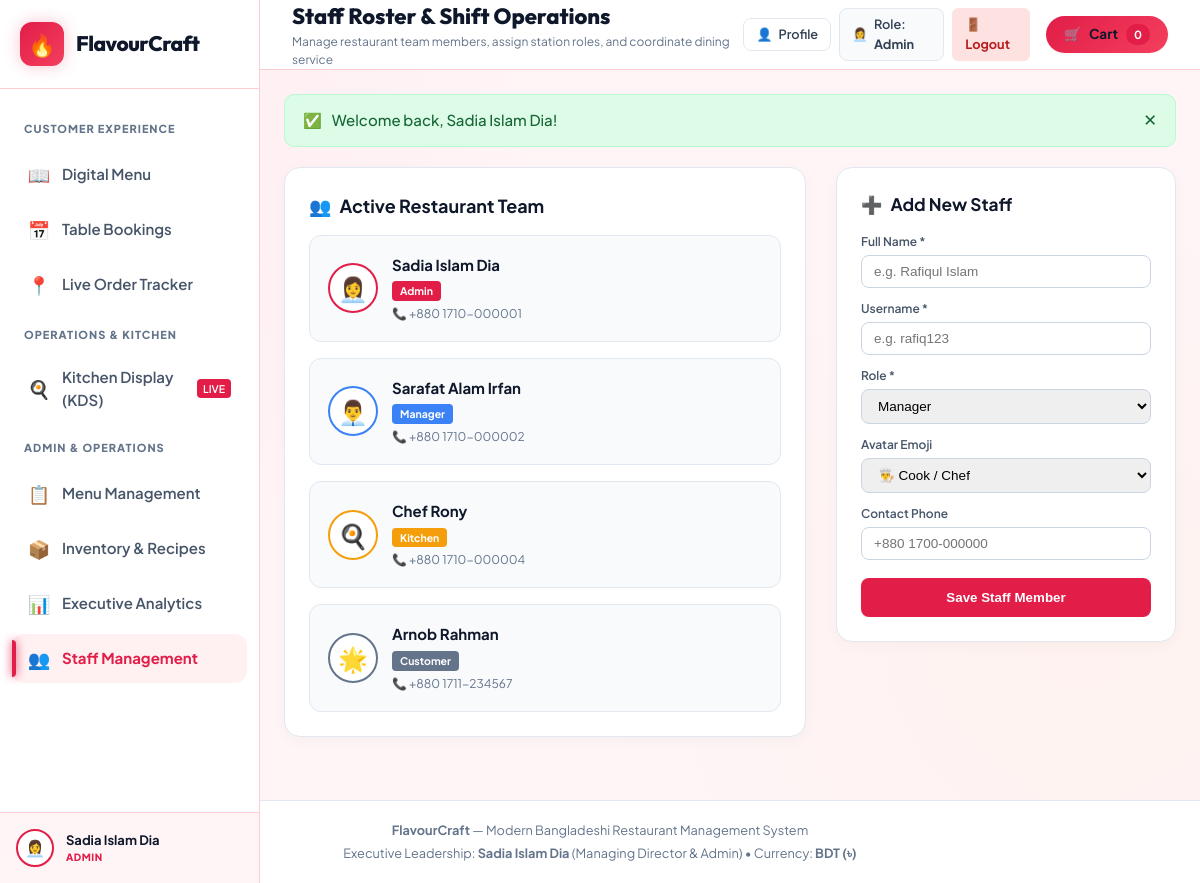
Page /staff.php (signed in) on the committed database.
### tables this page shows
CREATE TABLE `users` (
  `id` int(11) NOT NULL AUTO_INCREMENT,
  `user_uid` varchar(64) NOT NULL,
  `username` varchar(50) NOT NULL,
  `password` varchar(255) NOT NULL,
  `name` varchar(100) NOT NULL,
  `role` enum('Admin','Manager','Kitchen','Customer') NOT NULL DEFAULT 'Customer',
  `avatar` varchar(50) DEFAULT NULL,
  `phone` varchar(30) DEFAULT NULL,
  `email` varchar(100) DEFAULT NULL,
  `delivery_address` text DEFAULT NULL,
  `created_at` timestamp NOT NULL DEFAULT current_timestamp(),
  PRIMARY KEY (`id`),
  UNIQUE KEY `user_uid` (`user_uid`),
  UNIQUE KEY `username` (`username`)
);

### config/db.php (called while the page is built, shortened)
<?php
$db_host = getenv('DB_HOST') ?: 'localhost';
$db_name = getenv('DB_NAME') ?: 'flavourcraft';
$db_user = getenv('DB_USER') ?: 'root';
$db_pass = getenv('DB_PASS') ?: '';
$db_port = (int)(getenv('DB_PORT') ?: 3306);
$conn = @mysqli_connect($db_host, $db_user, $db_pass, $db_name, $db_port);
if (!$conn) {
    $db_error = mysqli_connect_error();
} else {
    mysqli_set_charset($conn, "utf8mb4");
}
function get_flash() {
    if (isset($_SESSION['flash'])) {
        $flash = $_SESSION['flash'];
        return $flash;
    }
    return null;
}
function get_cart_count() {
    if (!isset($_SESSION['cart']) || !is_array($_SESSION['cart'])) {
        return 0;
    }
    $count = 0;
    return $count;
}
function get_user_avatar($avatar = '', $role = 'Customer') {
    if (!empty($avatar) && strpos($avatar, '?') === false) {
        return $avatar;
    }
    $role_avatars = [
        'Admin' => '👩‍💼',
        'Manager' => '👨‍💼',
        'Kitchen' => '🍳',
        'Customer' => '🌟',
        'Guest' => '👤'
    ];
    return $role_avatars[$role] ?? '👤';
}
function get_current_user_data() {
    global $conn;
    if (isset($_SESSION['user']) && is_array($_SESSION['user'])) {
        if ($conn && !empty($_SESSION['user']['user_uid'])) {
            $safe_uid = mysqli_real_escape_string($conn, $_SESSION['user']['user_uid']);
            $res = mysqli_query($conn, "SELECT * FROM users WHERE user_uid = '{$safe_uid}' LIMIT 1");
            if ($res && $db_user = mysqli_fetch_assoc($res)) {
                $_SESSION['user'] = array_merge($_SESSION['user'], $db_user);
            }
        }
        return $_SESSION['user'];
    }
    return [
        'user_uid' => null,
        'username' => 'guest',
        'name' => 'Guest Customer',
        'role' => 'Guest',
        'avatar' => '👤',
        'email' => null
    ];
}

### includes/auth_check.php (called while the page is built, shortened)
<?php
require_once __DIR__ . '/../config/db.php';
function check_auth($allowed_roles = []) {
    $user = get_current_user_data();
    return true;
}

### staff.php (the view, shortened to what this page needs)
<?php
require_once __DIR__ . '/config/db.php';
require_once __DIR__ . '/includes/auth_check.php';
check_auth(['Admin', 'Manager']);
$conn = get_db();
$staff_members = [];
if ($conn) {
    $res = mysqli_query($conn, "SELECT * FROM users ORDER BY FIELD(role, 'Admin', 'Manager', 'Kitchen', 'Customer'), id ASC");
    if ($res) {
        while ($row = mysqli_fetch_assoc($res)) {
            $staff_members[] = $row;
        }
    }
}
$page_heading = 'Staff Roster & Shift Operations';
$page_desc = 'Manage restaurant team members, assign station roles, and coordinate dining service';
require_once __DIR__ . '/includes/header.php';
?>
<div style="display: grid; grid-template-columns: 1fr 340px; gap: 30px; align-items: start;">
  <div style="background: #fff; border-radius: 16px; padding: 24px; border: 1px solid #e2e8f0; box-shadow: 0 4px 15px rgba(0,0,0,0.03);">
    <h3 style="font-size: 1.2rem; margin: 0 0 16px; color: #0f172a; display: flex; align-items: center; gap: 8px;">
      <span>👥</span> Active Restaurant Team
    </h3>
    <div style="display: grid; grid-template-columns: repeat(auto-fill, minmax(280px, 1fr)); gap: 16px;">
      <?php foreach ($staff_members as $member):
        $role = $member['role'];
        $badge_color = ($role === 'Admin') ? '#e11d48' : (($role === 'Manager') ? '#3b82f6' : (($role === 'Kitchen') ? '#f59e0b' : '#64748b'));
      ?>
        <div style="background: #f8fafc; border-radius: 12px; padding: 18px; border: 1px solid #e2e8f0; display: flex; gap: 14px; align-items: center;">
          <div style="width: 50px; height: 50px; border-radius: 50%; background: #fff; border: 2px solid <?php echo $badge_color; ?>; display: flex; align-items: center; justify-content: center; font-size: 1.6rem;">
            <?php echo htmlspecialchars($member['avatar'] ?? '👤'); ?>
          </div>
          <div>
            <h4 style="margin: 0 0 2px; font-size: 1rem; color: #0f172a;">
              <?php echo htmlspecialchars($member['name']); ?>
            </h4>
            <span style="display: inline-block; background: <?php echo $badge_color; ?>; color: #fff; font-size: 0.7rem; font-weight: 700; padding: 2px 8px; border-radius: 4px; margin-bottom: 4px;">
              <?php echo htmlspecialchars($role); ?>
            </span>
            <div style="font-size: 0.8rem; color: #64748b;">
              📞 <?php echo htmlspecialchars($member['phone'] ?? 'N/A'); ?>
            </div>
          </div>
        </div>
      <?php endforeach; ?>
    </div>
  </div>
  <div style="background: #fff; border-radius: 16px; padding: 24px; border: 1px solid #e2e8f0; box-shadow: 0 4px 15px rgba(0,0,0,0.03);">
    <h3 style="font-size: 1.15rem; margin: 0 0 16px; color: #0f172a; display: flex; align-items: center; gap: 8px;">
      <span>➕</span> Add New Staff
    </h3>
    <form method="POST" action="staff.php">
      <div style="margin-bottom: 12px;">
        <label style="display: block; font-size: 0.8rem; font-weight: 600; color: #475569; margin-bottom: 4px;">Full Name *</label>
        <input type="text" name="name" required placeholder="e.g. Rafiqul Islam" style="width: 100%; padding: 8px 12px; border-radius: 8px; border: 1px solid #cbd5e1; font-size: 0.9rem;" />
      </div>
      <div style="margin-bottom: 12px;">
        <label style="display: block; font-size: 0.8rem; font-weight: 600; color: #475569; margin-bottom: 4px;">Username *</label>
        <input type="text" name="username" required placeholder="e.g. rafiq123" style="width: 100%; padding: 8px 12px; border-radius: 8px; border: 1px solid #cbd5e1; font-size: 0.9rem;" />
      </div>
      <div style="margin-bottom: 12px;">
        <label style="display: block; font-size: 0.8rem; font-weight: 600; color: #475569; margin-bottom: 4px;">Role *</label>
        <select name="role" style="width: 100%; padding: 8px 12px; border-radius: 8px; border: 1px solid #cbd5e1; font-size: 0.9rem;">
          <option value="Manager">Manager</option>
        </select>
      </div>
      <div style="margin-bottom: 12px;">
        <label style="display: block; font-size: 0.8rem; font-weight: 600; color: #475569; margin-bottom: 4px;">Avatar Emoji</label>
        <select name="avatar" style="width: 100%; padding: 8px 12px; border-radius: 8px; border: 1px solid #cbd5e1; font-size: 0.9rem;">
          <option value="👨‍🍳">👨‍🍳 Cook / Chef</option>
        </select>
      </div>
      <div style="margin-bottom: 18px;">
        <label style="display: block; font-size: 0.8rem; font-weight: 600; color: #475569; margin-bottom: 4px;">Contact Phone</label>
        <input type="text" name="phone" placeholder="+880 1700-000000" style="width: 100%; padding: 8px 12px; border-radius: 8px; border: 1px solid #cbd5e1; font-size: 0.9rem;" />
      </div>
      <button type="submit" style="width: 100%; background: #e11d48; color: #fff; border: none; padding: 12px; border-radius: 8px; font-weight: 700; cursor: pointer;">
        Save Staff Member
      </button>
    </form>
  </div>
</div>
<?php require_once __DIR__ . '/includes/footer.php'; ?>

### includes/header.php (shortened to what this page needs)
<?php
require_once __DIR__ . '/../config/db.php';
$current_page = basename($_SERVER['PHP_SELF']);
$current_user = get_current_user_data();
$cart_count = get_cart_count();
$flash = get_flash();
$page_heading = $page_heading ?? 'FlavourCraft Menu';
$page_desc = $page_desc ?? 'Authentic Bangladeshi Cuisine & Dining Service';
?>
<!DOCTYPE html>
<html lang="en">
<head>
  <link rel="stylesheet" href="css/variables.css" />
  <link rel="stylesheet" href="css/style.css" />
  <link rel="stylesheet" href="css/menu.css" />
  <link rel="stylesheet" href="css/ordering.css" />
  <link rel="stylesheet" href="css/reservations.css" />
  <link rel="stylesheet" href="css/kds.css" />
  <link rel="stylesheet" href="css/inventory.css" />
  <link rel="stylesheet" href="css/analytics.css" />
  <link rel="stylesheet" href="css/staff.css" />
  <link rel="stylesheet" href="css/rbac.css" />
  <link rel="stylesheet" href="css/auth.css" />
</head>
<body>
  <div id="app-shell">
    <aside class="sidebar" id="app-sidebar">
      <div class="brand-container">
        <a href="index.php" style="display:flex; align-items:center; gap:12px; text-decoration:none; color:inherit;">
          <div class="brand-icon">🔥</div>
          <div class="brand-text">
            <h1 style="margin:0; font-size:1.4rem;">FlavourCraft</h1>
          </div>
        </a>
      </div>
      <nav class="nav-menu">
        <div class="nav-section-title">Customer Experience</div>
        <a class="nav-item <?php echo ($current_page === 'index.php' || $current_page === 'menu.php') ? 'active' : ''; ?>" href="index.php" id="nav-menu">
          <span class="icon">📖</span>
          <span>Digital Menu</span>
        </a>
        <a class="nav-item <?php echo ($current_page === 'reservations.php') ? 'active' : ''; ?>" href="reservations.php" id="nav-reservations">
          <span class="icon">📅</span>
          <span>Table Bookings</span>
        </a>
        <a class="nav-item <?php echo ($current_page === 'track_order.php') ? 'active' : ''; ?>" href="track_order.php" id="nav-tracking">
          <span class="icon">📍</span>
          <span>Live Order Tracker</span>
        </a>
        <?php if (in_array($current_user['role'] ?? '', ['Admin', 'Manager', 'Kitchen'])): ?>
        <div class="nav-section-title">Operations & Kitchen</div>
        <a class="nav-item <?php echo ($current_page === 'kds.php') ? 'active' : ''; ?>" href="kds.php" id="nav-kds">
          <span class="icon">🍳</span>
          <span>Kitchen Display (KDS)</span>
          <span class="nav-badge danger" style="background:#e11d48; color:#fff; font-size:0.7rem; padding:2px 6px; border-radius:4px;">LIVE</span>
        </a>
        <?php endif; ?>
        <?php if (in_array($current_user['role'] ?? '', ['Admin', 'Manager'])): ?>
        <div class="nav-section-title">Admin & Operations</div>
        <a class="nav-item <?php echo ($current_page === 'menu_manage.php') ? 'active' : ''; ?>" href="menu_manage.php" id="nav-menu-manage">
          <span class="icon">📋</span>
          <span>Menu Management</span>
        </a>
        <a class="nav-item <?php echo ($current_page === 'inventory.php') ? 'active' : ''; ?>" href="inventory.php" id="nav-inventory">
          <span class="icon">📦</span>
          <span>Inventory & Recipes</span>
        </a>
        <a class="nav-item <?php echo ($current_page === 'analytics.php') ? 'active' : ''; ?>" href="analytics.php" id="nav-analytics">
          <span class="icon">📊</span>
          <span>Executive Analytics</span>
        </a>
        <a class="nav-item <?php echo ($current_page === 'staff.php') ? 'active' : ''; ?>" href="staff.php" id="nav-staff">
          <span class="icon">👥</span>
          <span>Staff Management</span>
        </a>
        <?php endif; ?>
      </nav>
      <div class="sidebar-footer">
        <a href="<?php echo isset($_SESSION['user']) ? 'profile.php' : 'login.php'; ?>" style="text-decoration:none; color:inherit; display:block;">
          <div class="user-profile-card" style="cursor:pointer;" title="<?php echo isset($_SESSION['user']) ? 'Click to view & edit your profile' : 'Click to sign in'; ?>">
            <div class="user-avatar"><?php echo htmlspecialchars(get_user_avatar($current_user['avatar'] ?? '', $current_user['role'] ?? 'Guest')); ?></div>
            <div class="user-info">
              <div class="user-name"><?php echo htmlspecialchars($current_user['name'] ?? 'Guest Customer'); ?></div>
              <div class="user-role-badge"><?php echo htmlspecialchars($current_user['role'] ?? 'Guest'); ?></div>
            </div>
          </div>
        </a>
      </div>
    </aside>
    <div class="main-wrapper">
      <header class="topbar">
        <div class="topbar-left">
          <div class="page-heading">
            <h2 id="topbar-page-title"><?php echo htmlspecialchars($page_heading); ?></h2>
            <p id="topbar-page-desc"><?php echo htmlspecialchars($page_desc); ?></p>
          </div>
        </div>
        <div class="topbar-right">
          <div style="display:flex; align-items:center; gap:8px;">
            <?php if (isset($_SESSION['user'])): ?>
              <a href="profile.php" class="btn btn-secondary" style="padding:6px 12px; font-size:0.85rem; text-decoration:none; display:inline-flex; align-items:center; gap:6px; border:1px solid #e2e8f0; border-radius:8px; background:#fff; color:#334155; font-weight:600;" title="Edit Profile">
                <span>👤</span>
                <span>Profile</span>
              </a>
              <a href="login.php" class="btn btn-secondary" style="padding:6px 12px; font-size:0.85rem; text-decoration:none; display:inline-flex; align-items:center; gap:6px; border:1px solid #e2e8f0; border-radius:8px; background:#f8fafc; color:#334155; font-weight:600;" title="Switch Role">
                <span><?php echo htmlspecialchars(get_user_avatar($current_user['avatar'] ?? '', $current_user['role'])); ?></span>
                <span>Role: <strong><?php echo htmlspecialchars($current_user['role']); ?></strong></span>
              </a>
              <a href="logout.php" class="btn btn-sm" style="padding:6px 12px; font-size:0.85rem; text-decoration:none; background:#fee2e2; color:#b91c1c; border-radius:6px; font-weight:700;">🚪 Logout</a>
            <?php endif; ?>
          </div>
          <a href="cart.php" class="cart-toggle-btn" id="btn-toggle-cart" style="text-decoration:none; color:inherit;">
            <span>🛒</span>
            <span>Cart</span>
            <span class="badge" id="cart-badge-count" style="background:#e11d48; color:#fff; padding:2px 8px; border-radius:999px; font-size:0.75rem; font-weight:700;">
              <?php echo $cart_count; ?>
            </span>
          </a>
        </div>
      </header>
      <main class="content-body" style="padding: 24px;">
        <?php if ($flash): ?>
          <div style="margin-bottom: 20px; padding: 14px 18px; border-radius: 10px; font-weight: 500; display: flex; align-items: center; justify-content: space-between; <?php echo ($flash['type'] === 'success') ? 'background: #dcfce7; color: #166534; border: 1px solid #bbf7d0;' : 'background: #fee2e2; color: #991b1b; border: 1px solid #fecaca;'; ?>">
            <div style="display: flex; align-items: center; gap: 10px;">
              <span><?php echo ($flash['type'] === 'success') ? '✅' : '⚠️'; ?></span>
              <span><?php echo htmlspecialchars($flash['message']); ?></span>
            </div>
            <button onclick="this.parentElement.remove()" style="background:none; border:none; cursor:pointer; font-size:1.1rem; color:inherit;">✕</button>
          </div>
        <?php endif; ?>

### rows in the picture
users: avatar "👩‍💼", name "Sadia Islam Dia", role "ADMIN", role "Admin", phone "+880 1710-000001"
users: avatar "👨‍💼", name "Sarafat Alam Irfan", role "Manager", phone "+880 1710-000002"
users: avatar "🍳", name "Chef Rony", role "Kitchen", phone "+880 1710-000004"
users: avatar "🌟", name "Arnob Rahman", role "Customer", phone "+880 1711-234567"

### other values in the picture
$page_heading "Staff Roster & Shift Operations"
$page_desc "Manage restaurant team members, assign station roles, and coordinate dining service"
$cart_count "0"
$flash['message'] "Welcome back, Sadia Islam Dia!"
